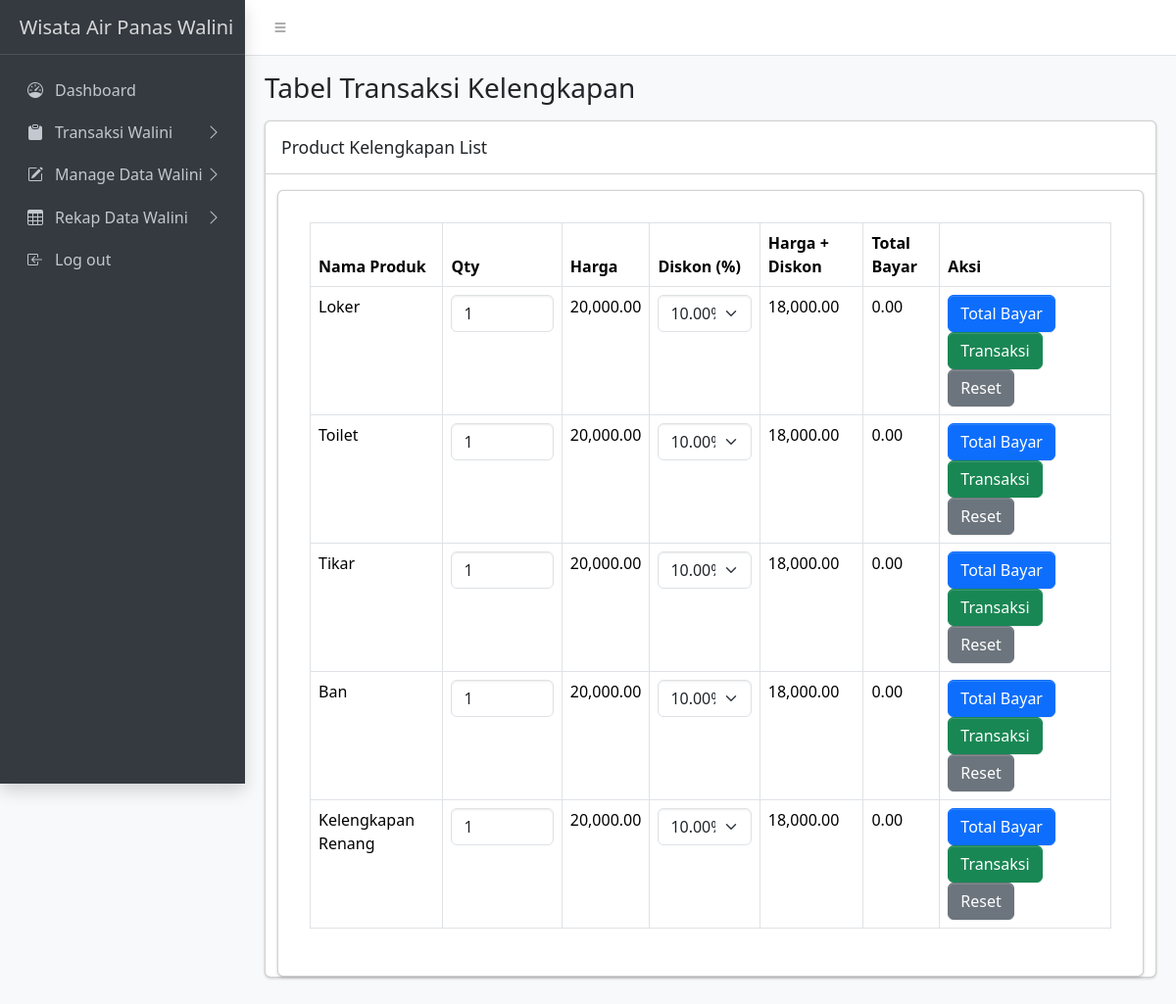
The page /admin/transaksi/kelengkapan/kelengkapan.php (signed in) on the database its author committed.
### tables this page shows
CREATE TABLE `discounts` (
  `id_discount` int(11) NOT NULL,
  `id_product` int(11) NOT NULL,
  `discount_value` decimal(10,2) NOT NULL,
  `created_at` datetime DEFAULT current_timestamp(),
  `updated_at` timestamp NOT NULL DEFAULT current_timestamp() ON UPDATE current_timestamp(),
  `id_user` int(11) NOT NULL
);

CREATE TABLE `products` (
  `id_product` int(11) NOT NULL,
  `nama_product` varchar(100) NOT NULL,
  `kategori_product` enum('Kolam Renang','Kendaraan','PlayGround','Penginapan','Kelengkapan') NOT NULL,
  `sub_kategori_product` enum('Penginapan Bungalow','Penginapan Kerucut','Penginapan Lumbung','Penginapan Panggung') DEFAULT NULL,
  `harga_weekday` decimal(10,2) NOT NULL,
  `harga_weekend` decimal(10,2) NOT NULL,
  `created_at` datetime NOT NULL DEFAULT current_timestamp(),
  `updated_by` int(11) DEFAULT NULL,
  `img` varchar(255) NOT NULL,
  `updated_at` timestamp NOT NULL DEFAULT current_timestamp() ON UPDATE current_timestamp(),
  `status_penginapan` enum('terisi','kosong') DEFAULT 'kosong'
);

### admin/transaksi/kelengkapan/kelengkapan.php (the view, shortened to what this page needs)
<?php
require '../../../includes/db_connect.php';
?>
<!DOCTYPE html>
<html lang="en">
<head>
    <link rel="stylesheet" href="https://cdn.jsdelivr.net/npm/@fontsource/source-sans-3@5.0.12/index.css">
    <link rel="stylesheet" href="https://cdn.jsdelivr.net/npm/overlayscrollbars@2.3.0/styles/overlayscrollbars.min.css">
    <link rel="stylesheet" href="https://cdn.jsdelivr.net/npm/bootstrap-icons@1.11.0/font/bootstrap-icons.min.css">
    <link rel="stylesheet" href="../../../assets/css/adminlte.css">
    <link rel="stylesheet" href="https://cdn.jsdelivr.net/npm/apexcharts@3.37.1/dist/apexcharts.css">
    <link rel="stylesheet" href="https://cdn.jsdelivr.net/npm/jsvectormap@1.5.3/dist/css/jsvectormap.min.css">
</head>
<body class="layout-fixed sidebar-expand-lg bg-body-tertiary">
    <div class="app-wrapper">
        <nav class="app-header navbar navbar-expand bg-body">
            <div class="container-fluid">
                <ul class="navbar-nav">
                    <li class="nav-item"> <a class="nav-link" data-lte-toggle="sidebar" href="#" role="button"> <i class="bi bi-list"></i> </a> </li>
                </ul>
            </div>
        </nav>
        <aside class="app-sidebar bg-body-secondary shadow" data-bs-theme="dark">
            <div class="sidebar-brand"> <a href="../../index.php" class="brand-link"> <span class="brand-text fw-light">Wisata Air Panas Walini</span> </a> </div>
            <div class="sidebar-wrapper">
                <nav class="mt-2">
                    <ul class="nav sidebar-menu flex-column" data-lte-toggle="treeview" role="menu" data-accordion="false">
                        <li class="nav-item">
                            <a href="../../index.php" class="nav-link" role="menuitem">
                                <i class="nav-icon bi bi-speedometer"></i>
                                <p>Dashboard</p>
                            </a>
                        </li>
                        <li class="nav-item">
                            <a href="#" class="nav-link" role="menuitem">
                                <i class="nav-icon bi bi-clipboard-fill"></i>
                                <p>Transaksi Walini
                                </p>
                            </a>
                        <li class="nav-item">
                            <a href="#" class="nav-link" role="menuitem">
                                <i class="nav-icon bi bi-pencil-square"></i>
                                <p>Manage Data Walini
                                </p>
                            </a>
                        </li>
                        <li class="nav-item">
                            <a href="#" class="nav-link" role="menuitem">
                                <i class="nav-icon bi bi-table"></i>
                                <p>Rekap Data Walini
                                </p>
                            </a>
                        </li>
                        <li class="nav-item">
                            <a href="#logout" onclick="logout()" class="nav-link" role="menuitem">
                                <i class="nav-icon bi bi-box-arrow-in-left"></i>
                                <p>Log out</p>
                            </a>
                        </li>
                    </ul>
                </nav>
            </div>
        </aside>
        <main class="app-main">
            <div class="app-content-header">
                <div class="container-fluid">
                    <div class="row">
                        <div class="col-sm-6">
                            <h3 class="mb-0">Tabel Transaksi Kelengkapan</h3>
                        </div>
                    </div>
                </div>
            </div>
            <div class="app-content">
                <div class="container-fluid">
                    <div class="row">
                        <div class="col-md-12">
                            <div class="card mb-4">
                                <div class="card-header">
                                    <h3 class="card-title">Product Kelengkapan List</h3>
                                </div>
                                <div class="container-fluid">
                                    <div class="card mt-3 p-3">
                                        <div class="card-body">
                                            <div class="table-responsive">
                                                <table class="table table-bordered table-hover">
                                                    <thead>
                                                        <tr>
                                                            <th>Nama Produk</th>
                                                            <th>Qty</th>
                                                            <th>Harga</th>
                                                            <th>Diskon (%)</th>
                                                            <th>Harga + Diskon</th>
                                                            <th>Total Bayar</th>
                                                            <th>Aksi</th>
                                                        </tr>
                                                    </thead>
                                                    <tbody>
                                                    <?php
                                                        $sql = "SELECT p.*, d.discount_value
                                                                FROM products p
                                                                LEFT JOIN discounts d ON p.id_product = d.id_product
                                                                WHERE p.kategori_product = 'Kelengkapan'";
                                                        $result = $conn->query($sql);
                                                        if ($result->num_rows > 0) {
                                                            while ($row = $result->fetch_assoc()) {
                                                                $hari = date('l');
                                                                $harga = ($hari == 'Saturday' || $hari == 'Sunday') ? $row['harga_weekend'] : $row['harga_weekday'];
                                                                $diskon = isset($row['discount_value']) ? $row['discount_value'] : 0;
                                                                $harga_diskon = $diskon > 0 ? $harga - ($harga * ($diskon / 100)) : $harga;
                                                                ?>
                                                           <tr
                                                            data-id-product="<?= $row['id_product']; ?>"
                                                            data-id-discount="<?= isset($row['discount_value']) ? $row['discount_value'] : 0; ?>"
                                                            data-nama-product="<?= htmlspecialchars($row['nama_product']); ?>"
                                                            data-username="<?= $_SESSION['username']; ?>"
                                                            >
                                                                    <td><?= htmlspecialchars($row['nama_product']); ?></td>
                                                                    <td>
                                                                        <input type="number" class="form-control qty-input" value="1" data-harga="<?= $harga; ?>" data-diskon="<?= $diskon; ?>" />
                                                                    </td>
                                                                    <td><?= number_format($harga, 2); ?></td>
                                                                    <td>
                                                                        <select class="form-select diskon-select">
                                                                            <option value="<?= $diskon; ?>" <?= ($diskon > 0) ? 'selected' : ''; ?>><?= $diskon; ?>%</option>
                                                                        </select>
                                                                    </td>
                                                                    <td class="harga-diskon"><?= number_format($harga_diskon, 2); ?></td>
                                                                    <td class="total-bayar">0.00</td>
                                                                    <td>
                                                                        <button class="btn btn-primary btn-total-bayar" onclick="calculateRowTotal(this)">Total Bayar</button>
                                                                        <button class="btn btn-success btn-transaksi" onclick="prosesTransaksi(this)">Transaksi</button>
                                                                        <button class="btn btn-secondary btn-reset" onclick="resetRow(this)">Reset</button>
                                                                    </td>
                                                                </tr>
                                                                <?php
                                                            }
                                                        } else {
                                                            echo '<tr><td colspan="7" class="text-center">Tidak ada data produk.</td></tr>';
                                                        }
                                                    ?>
                                                    </tbody>
                                                </table>
                                            </div>
                                        </div>
                                    </div>
                                </div>
                            </div>
                        </div>
                    </div>
                </div>
            </div>
        </main>
    </div>
</body>
</html>

### rows shown on the page
discounts: id_product.nama_product "Loker", id_product.harga_weekday "20,000.00", discount_value "10.00%", discount_value.harga_weekday "18,000.00"
discounts: id_product.nama_product "Toilet", id_product.harga_weekday "20,000.00", discount_value "10.00%", discount_value.harga_weekday "18,000.00"
discounts: id_product.nama_product "Tikar", id_product.harga_weekday "20,000.00", discount_value "10.00%", discount_value.harga_weekday "18,000.00"
discounts: id_product.nama_product "Ban", id_product.harga_weekday "20,000.00", discount_value "10.00%", discount_value.harga_weekday "18,000.00"
discounts: id_product.nama_product "Kelengkapan Renang", id_product.harga_weekday "20,000.00", discount_value "10.00%", discount_value.harga_weekday "18,000.00"
